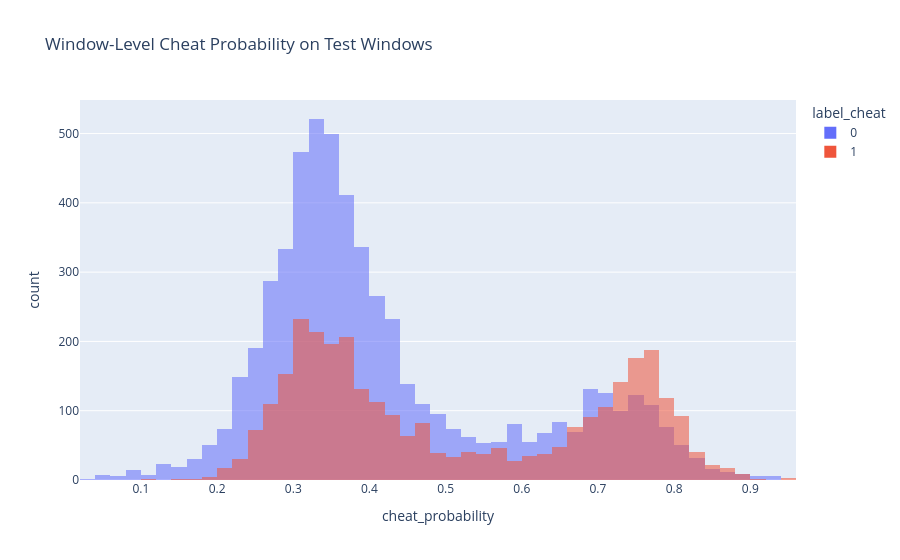
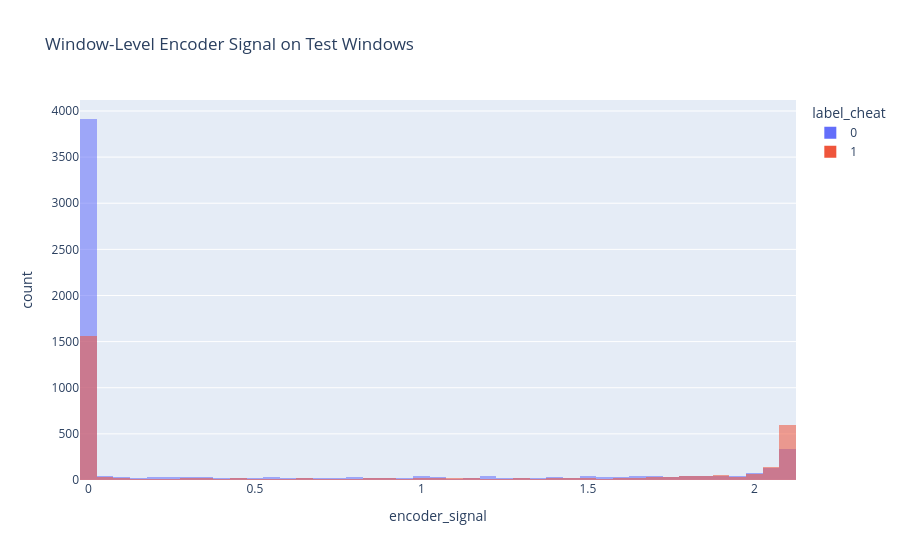

Notebook code cell kept with these figures, in order:
### Code cell
window_test = classifier_windows[classifier_windows['split'] == 'test'].copy()
fig = px.histogram(window_test, x='cheat_probability', color='label_cheat', nbins=60, barmode='overlay', opacity=0.55, title='Window-Level Cheat Probability on Test Windows')
fig.show()

fig = px.histogram(window_test, x='encoder_signal', color='label_cheat', nbins=60, barmode='overlay', opacity=0.55, title='Window-Level Encoder Signal on Test Windows')
fig.show()

### Figure 1 — Plotly figure (JSON) as saved in the notebook; plotly's stock layout.template omitted (floating-point values rounded to 4 significant figures; data arrays with more than 128 entries replaced by an {"elided": "..."} marker saying what was removed)
{"data": [{"bingroup": "x", "hovertemplate": "label_cheat=0<br>cheat_probability=%{x}<br>count=%{y}<extra></extra>", "legendgroup": "0", "marker": {"color": "#636efa", "opacity": 0.55, "pattern": {"shape": ""}}, "name": "0", "nbinsx": 60, "orientation": "v", "showlegend": true, "type": "histogram", "x": {"elided": "5670 float values"}, "xaxis": "x", "yaxis": "y"}, {"bingroup": "x", "hovertemplate": "label_cheat=1<br>cheat_probability=%{x}<br>count=%{y}<extra></extra>", "legendgroup": "1", "marker": {"color": "#EF553B", "opacity": 0.55, "pattern": {"shape": ""}}, "name": "1", "nbinsx": 60, "orientation": "v", "showlegend": true, "type": "histogram", "x": {"elided": "3150 float values"}, "xaxis": "x", "yaxis": "y"}], "layout": {"barmode": "overlay", "legend": {"title": {"text": "label_cheat"}, "tracegroupgap": 0}, "title": {"text": "Window-Level Cheat Probability on Test Windows"}, "xaxis": {"anchor": "y", "domain": [0, 1], "title": {"text": "cheat_probability"}}, "yaxis": {"anchor": "x", "domain": [0, 1], "title": {"text": "count"}}}}

### Figure 2 — Plotly figure (JSON) as saved in the notebook; plotly's stock layout.template omitted (floating-point values rounded to 4 significant figures; data arrays with more than 128 entries replaced by an {"elided": "..."} marker saying what was removed)
{"data": [{"bingroup": "x", "hovertemplate": "label_cheat=0<br>encoder_signal=%{x}<br>count=%{y}<extra></extra>", "legendgroup": "0", "marker": {"color": "#636efa", "opacity": 0.55, "pattern": {"shape": ""}}, "name": "0", "nbinsx": 60, "orientation": "v", "showlegend": true, "type": "histogram", "x": {"elided": "5670 float values"}, "xaxis": "x", "yaxis": "y"}, {"bingroup": "x", "hovertemplate": "label_cheat=1<br>encoder_signal=%{x}<br>count=%{y}<extra></extra>", "legendgroup": "1", "marker": {"color": "#EF553B", "opacity": 0.55, "pattern": {"shape": ""}}, "name": "1", "nbinsx": 60, "orientation": "v", "showlegend": true, "type": "histogram", "x": {"elided": "3150 float values"}, "xaxis": "x", "yaxis": "y"}], "layout": {"barmode": "overlay", "legend": {"title": {"text": "label_cheat"}, "tracegroupgap": 0}, "title": {"text": "Window-Level Encoder Signal on Test Windows"}, "xaxis": {"anchor": "y", "domain": [0, 1], "title": {"text": "encoder_signal"}}, "yaxis": {"anchor": "x", "domain": [0, 1], "title": {"text": "count"}}}}
